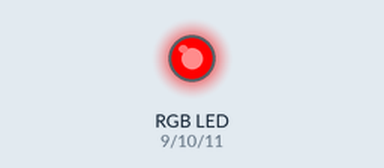
This sketch was run on a simulated Arduino Uno, built with avr-gcc and run on an emulated ATmega328P. Parts: an RGB LED mixed from three pins (HIGH = lit).

Above: at 0.5 s.
At 1.5 s:
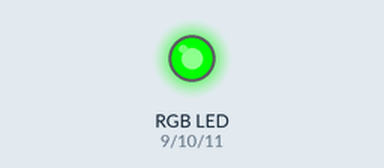
At 2.5 s:
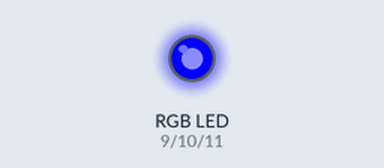
At 3.5 s:
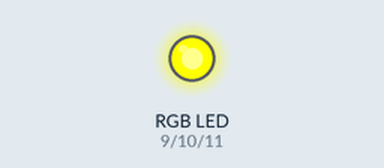
At 4.5 s:
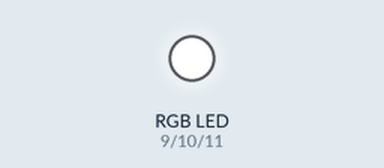
At 5.5 s:
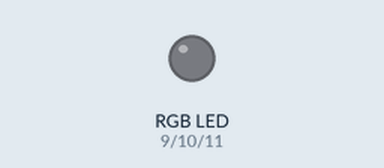
Timing chart, 0 to 7.8 s (numbered marks = the images above):
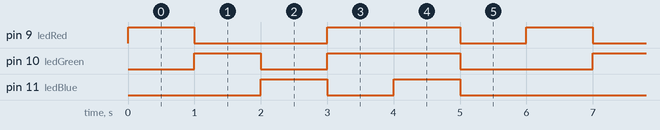

The sketch:

sketch_rgb.ino
```cpp
  int ledRed = 9;
  int ledGreen = 10;
  int ledBlue = 11;


void setup() {

  pinMode(ledRed, OUTPUT);
  pinMode(ledGreen, OUTPUT);
  pinMode(ledBlue, OUTPUT);

}

void loop() {

  // red on
  digitalWrite(ledRed, HIGH);
  digitalWrite(ledGreen, LOW);
  digitalWrite(ledBlue, LOW);
  delay(1000); // 1초 기다리기

 // green on
  digitalWrite(ledRed, LOW);
  digitalWrite(ledGreen, HIGH);
  digitalWrite(ledBlue, LOW);
  delay(1000); // 1초 기다리기

  // blue on
  digitalWrite(ledRed, LOW);
  digitalWrite(ledGreen, LOW);
  digitalWrite(ledBlue, HIGH);
  delay(1000); // 1초 기다리기

 // red + green on = yellow
  digitalWrite(ledRed, HIGH);
  digitalWrite(ledGreen, HIGH);
  digitalWrite(ledBlue, LOW);
  delay(1000); // 1초 기다리기

  // red + green + blue on = white
  digitalWrite(ledRed, HIGH);
  digitalWrite(ledGreen, HIGH);
  digitalWrite(ledBlue, HIGH);
  delay(1000); // 1초 기다리기


  // red + green + blue off = 꺼짐
  digitalWrite(ledRed, LOW);
  digitalWrite(ledGreen, LOW);
  digitalWrite(ledBlue, LOW);
  delay(1000); // 1초 기다리기

}
```

Measured:
- by itself, pin 9 (ledRed): repeats every 6.0 s: LOW 2.0 s, HIGH 2.0 s, LOW 1.0 s, HIGH 1.0 s
- by itself, pin 10 (ledGreen): repeats every 6.0 s: LOW 1.0 s, HIGH 2.0 s, LOW 2.0 s, HIGH 1.0 s
- by itself, pin 11 (ledBlue): repeats every 6.0 s: LOW 1.0 s, HIGH 1.0 s, LOW 3.0 s, HIGH 1.0 s
